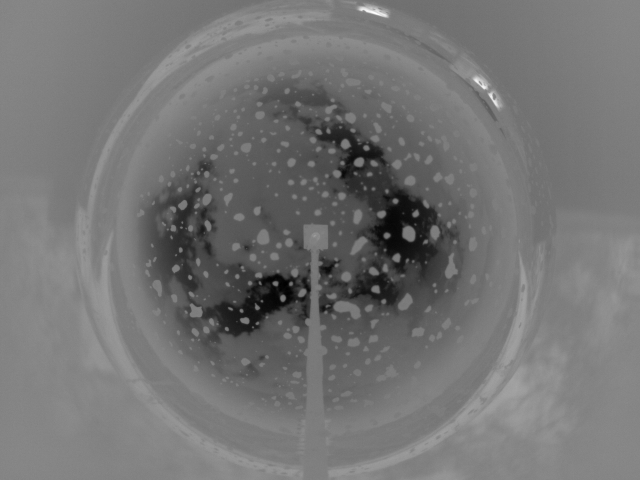
#> input picture JP2_files/20230807/20230807000000.jp2, 640 x 480 px, given in place of 20230807152030.jp2, which was not available; the run also reads 2 pictures not shown here
$ jupyter execute --allow-errors Final_document.ipynb   (text cells are left out)
#> lines starting #> are read from the running program, lines starting #| are printed output that depends on the picture; after the words box and inside, x2 and y2 are one past the last pixel; in counts of white or black regions, pixels touching at a corner belong together; pictures that were not available may be replaced by others from this repository, and a replacement may not be noted
[cell 1]
import imageio.v2 as imageio
from PIL import Image
# import cv2
import numpy as np
import matplotlib.pyplot as plt
from skimage.filters import gaussian, threshold_otsu, threshold_yen, threshold_niblack
from skimage.measure import label, regionprops, centroid
# from skimage import measure, color
import pvlib
import copy
import pandas as pd
import blend_modes
import warnings
import os
import json
# from datetime import datetime
warnings.simplefilter(action='ignore', category=FutureWarning)

# path to jp2 image
filepath = 'JP2_files/20230807/20230807152030.jp2'

# Read the JP2 image
image = imageio.imread(filepath)
#> image is the input picture: shape (480, 640) uint16; min 21385, max 23590, mean 22392.2
print(image.dtype)
#| uint16
# Showing image in default range
plt.imshow(image.astype(int), cmap="gray", vmin=(-2**16)/2-1, vmax=(2**16)/2-1)
plt.xlabel('X values')
plt.ylabel('Y values')
plt.colorbar(fraction=0.0345).set_label('Brightness', labelpad=-40, y=1.06, rotation=0)
plt.title("Raw .JP2 Image")

[cell 2]
print(np.min(image))
#| 21385
print(np.max(image))
#| 23590
plt.imshow(image.astype(int), cmap="jet")
plt.title("Normalized and color mapped")
plt.xlabel('X values')
plt.ylabel('Y values')
plt.colorbar(fraction=0.0345).set_label('Brightness', labelpad=-40, y=1.06, rotation=0)

[cell 3]
# Image gets converted to int32
int_img = image.astype(int)
print(int_img.dtype)
#| int64

[cell 4]
YY = filepath[-18:-14]
MM = filepath[-14:-12]
DD = filepath[-12:-10]
day = YY+'-'+MM+'-'+DD

st = filepath[-10:-4]
hh = str(int(st[0:2])-5)
if len(hh) == 1:
    hh = '0'+hh
mm = st[2:4]
ss = st[4:6]
timer = hh + ':'+ mm + ':' + ss

date = day + ' ' + timer + '-05:00'

print(date)

[cell 5]
import pvlib
import pandas as pd
def solar_pos(filepath):
    tz = 'America/Bogota'
    lat, lon = 9.789103, -73.722451 # 9.789103, -73.722451 Esta es las coordenas
    altitude = 50
    #Ubicación Geográfica
    location = pvlib.location.Location(lat, lon, tz, altitude)
    times = pd.date_range('2023-01-01 00:00:00', '2024-12-31', inclusive='left',
                          freq='H', tz=tz)
    solpos = pvlib.solarposition.get_solarposition(times, lat, lon)
    # remove nighttime
    solpos = solpos.loc[solpos['apparent_elevation'] > 0, :]
    # draw hour labels
    for hour in np.unique(solpos.index.hour):
        # choose label position by the smallest radius for each hour
        subset = solpos.loc[solpos.index.hour == hour, :]
        r = subset.apparent_zenith
        pos = solpos.loc[r.idxmin(), :]
        # ax.text(np.radians(pos['azimuth']), pos['apparent_zenith'], str(hour))
    YY = filepath[-18:-14]
    MM = filepath[-14:-12]
    DD = filepath[-12:-10]
    day = YY+'-'+MM+'-'+DD
    # draw individual days
    for date in pd.to_datetime([day]):
        times = pd.date_range(date, date+pd.Timedelta('24h'), freq='30s', tz=tz)
        solpos = pvlib.solarposition.get_solarposition(times, lat, lon)
        # solpos = solpos.loc[solpos['apparent_elevation'] > 0, :]
        label = date.strftime('%Y-%m-%d')
        azimuth_radians = np.radians(solpos.azimuth)

    # Convert polar coordinates to Cartesian coordinates
    x_direct = solpos.apparent_zenith * np.sin(azimuth_radians)
    y_direct = solpos.apparent_zenith * np.cos(azimuth_radians)
    # Scale and translate to fit points
    x = -(x_direct)*2.6+312
    y =  y_direct*2.23 + 236
    # Rotate about center 3.5 degrees
    x_c = 314; y_c = 235; j_rot = np.deg2rad(3.3)
    x_rot = (x - x_c)* np.cos(j_rot)- (y-y_c)*np.sin(j_rot) + x_c
    y_rot = (x - x_c)* np.sin(j_rot)+ (y-y_c)*np.cos(j_rot) + y_c
    #
    x_final = x_rot + 5
    y_final = y_rot + 5

    return x_final, y_final, day

# gets the time from the filepath following the convention '~/YYYYMMDDhhmmss.png'
# [31 lines left out: functions get_time, get_solar_coords, solar_xy, not called in this run]

# Load image
solar_img = Image.open('solar_pos.png')
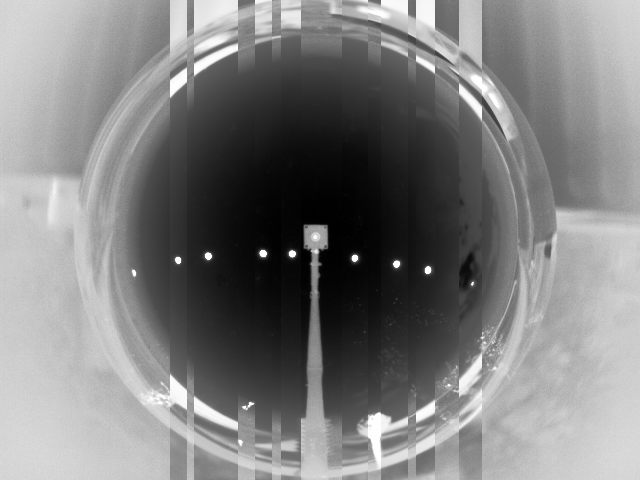
#> input picture solar_pos.png, 640 x 480 px
#> solar_img is the input picture: PIL image 640x480 I;16; min 0, max 65533, mean 32664
solar_img = np.asarray(solar_img)


calibration_images = [20230808112930, 20230808131100, 20230808140700, 20230808153730, 20230808162300,
                      20230808175830, 20230808190630, 20230808200130, 20230808213400]

x_m = np.array([])
y_m = np.array([])
#> (the rest of this cell did not finish here and is left out)

[cell 6]
# Load image

filepath = 'JP2_files/20230807/20230807121300.jp2'

non_eq = imageio.imread(filepath)
image = non_eq
gauss = gaussian(image, sigma=20)*2**16-1
image[image>np.max(gauss)]=np.max(gauss)
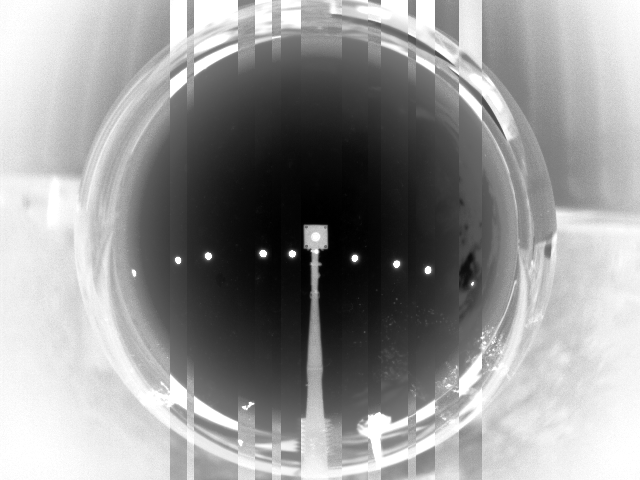
#> image: shape (480, 640) uint16; 4.03% of pixels changed, all inside (x1, y1, x2, y2) = (0, 0, 640, 480); drawn with min black and max white

def white_circle(slicee):
    shape = (480,640); center = (235, 314); radius = cutoff_radius
    y, x = np.ogrid[:shape[0], :shape[1]]
    circle = (x - center[1]) ** 2 + (y - center[0]) ** 2 <= radius ** 2
    circle_image = circle * slicee
    return circle_image
# # camera mask is multiplied to the image to make it the darkest part of it by -1
camara = Image.open('camera.png')
camara = np.asarray(camara)
# Only the alpha channel is needed, and is divided by 255 to get the number in the range [0,1]
slicee = camara[:,:,3]/255
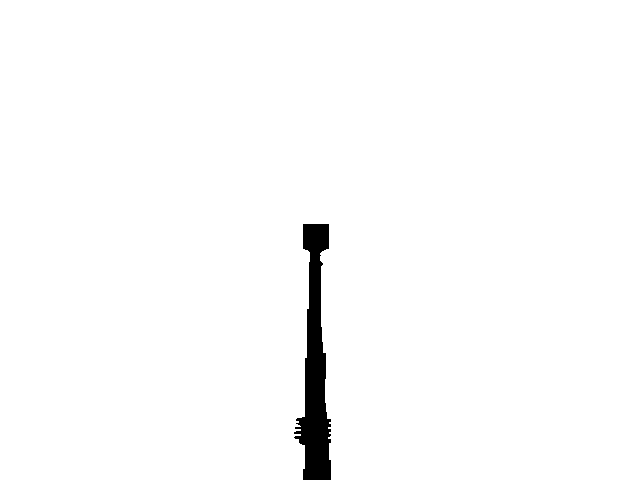
#> slicee: shape (480, 640) float64; values 0 (black) and 1 (white), 98.3% white; 1 black region, box (x1, y1, x2, y2) and area: (294, 224, 331, 480) 5134
cutoff_radius = 200
circle = white_circle(slicee).astype(int)
#> circle: shape (480, 640) int64; values 0 (black) and 1 (white), 39.6% white; 2 white regions (1 under 20 px), largest, box (x1, y1, x2, y2) and area: (114, 35, 515, 435) 121706
slicee = slicee.astype(bool)
mask_circ = circle > 0

plt.figure(figsize=(12,8))
plt.subplot(2,2,2)
plt.imshow(image, cmap='jet')
plt.colorbar(fraction=0.0345).set_label('Brightness', labelpad=-40, y=1.06, rotation=0)
plt.title('Original Image')

plt.subplot(2,2,3)
plt.imshow(mask_circ)
plt.colorbar(fraction=0.0345).set_label('Value', labelpad=-30, y=1.06, rotation=0)
plt.title('Camera and Circle Mask')

plt.subplot(2,2,4)
circle_only = mask_circ*image
plt.imshow(circle_only, vmin=19000, cmap='jet')
ratio = circle_only.shape[0]/circle_only.shape[1]
plt.colorbar(fraction=0.0345).set_label('Brightness', labelpad=-40, y=1.06, rotation=0)
plt.title('Masked Image')
plt.tight_layout

plt.subplot(2,2,1)
plt.imshow(non_eq)
plt.colorbar(fraction=0.0345).set_label('Value', labelpad=-30, y=1.06, rotation=0)
plt.title('Camera and Circle Mask')

[cell 7]
filepath = 'JP2_files/20230807/20230807121300.jp2'
image = imageio.imread(filepath)
gauss = gaussian(image, sigma=20)*2**16-1
image[image>np.max(gauss)]=np.max(gauss)
def white_circle(slicee):
    shape = (480,640); center = (235, 314); radius = cutoff_radius
    y, x = np.ogrid[:shape[0], :shape[1]]
    circle = (x - center[1]) ** 2 + (y - center[0]) ** 2 <= radius ** 2
    circle_image = circle * slicee
    return circle_image
# # camera mask is multiplied to the image to make it the darkest part of it by -1
camara = Image.open('camera.png')
camara = np.asarray(camara)
# Only the alpha channel is needed, and is divided by 255 to get the number in the range [0,1]
slicee = camara[:,:,3]/255
cutoff_radius = 200
circle = white_circle(slicee).astype(int)
slicee = slicee.astype(bool)
mask_circ = circle > 0


plt.figure(figsize=(14,8))
plt.subplot(1,2,1)
plt.imshow(image, cmap='jet')
plt.colorbar(fraction=0.0345).set_label('Brightness', labelpad=-40, y=1.06, rotation=0)
plt.title('Original Image with birds')


plt.subplot(1,2,2)
circle_only = mask_circ*image
plt.imshow(circle_only, vmin=19000, cmap='jet')
ratio = circle_only.shape[0]/circle_only.shape[1]
plt.colorbar(fraction=0.0345).set_label('Brightness', labelpad=-40, y=1.06, rotation=0)
plt.title('Image without stick and outside area')
plt.tight_layout
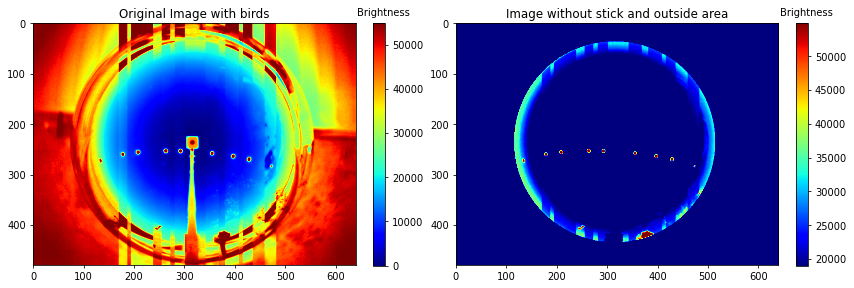
#> figure drawn by matplotlib, 4 panels

[cell 8]
## bird removal
inv_mask = slicee == 0
region_values = image[inv_mask]
#> region_values = 5134 values, max 54987 at index 245, min 1414 at index 25, mean 35773
mean_value = np.mean(region_values)
#> mean_value = 35773
# print(mean_value)
# Parameters for the rectangle
image_size = image.shape
width = 90; height = 250
top_left = (314-width/2, 200)
bottom_right = (top_left[0] + width, top_left[1] + height)
y, x = np.ogrid[:image_size[0], :image_size[1]]
rectangle = (x >= top_left[0]) & (x <= bottom_right[0]) & (y >= top_left[1]) & (y <= bottom_right[1])
rectangle_image = np.zeros(image_size)
rectangle_image[rectangle] = 1
rectangle_data = rectangle_image*image
strip = rectangle_data[200:450,269:360]

plt.figure(figsize=(18,4))
plt.subplot(1,6,1)
plt.imshow(rectangle_image)
plt.title('Rectangle Mask')

plt.subplot(1,6,2)
plt.imshow(strip)
plt.title('Mask Strip')
plt.colorbar(fraction=0.153).set_label('Brightness', labelpad=-25, y=-0.01, rotation=0)

dumb_seg = strip < 20500
#> dumb_seg: shape (250, 91) bool; 73.6% white; 4 black regions (1 under 20 px), largest, box (x1, y1, x2, y2) and area: (0, 25, 91, 250) 5896, (19, 50, 27, 58) 52, (82, 54, 90, 62) 48
plt.subplot(1,6,3)
plt.imshow(~dumb_seg*strip)
plt.title('Global Brightness<20500',fontsize = 11)

dumb_seg = strip < 20750
#> dumb_seg: shape (250, 91) bool; 73.9% white; 3 black regions, box (x1, y1, x2, y2) and area: (0, 25, 91, 250) 5840, (19, 50, 27, 58) 52, (82, 54, 90, 62) 47
plt.subplot(1,6,4)
plt.imshow(~dumb_seg*strip)
plt.title('Global Brightness<20750',fontsize = 11)

window_size=11
thresh  = threshold_niblack(strip, window_size=window_size, k=-0.4)
binary = strip > thresh
#> binary: shape (250, 91) bool; 23.5% white; 449 white regions (413 under 20 px), largest, box (x1, y1, x2, y2) and area: (38, 49, 58, 233) 1520, (20, 64, 33, 146) 277, (35, 25, 59, 49) 249
plt.subplot(1,6,5)
plt.imshow(binary)
plt.title('Local Window=11',fontsize = 11)

window_size=53
thresh  = threshold_niblack(strip, window_size=window_size, k=-0.6)
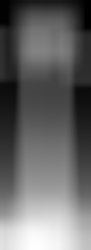
#> thresh: shape (250, 91) float64; min 832.8, max 45947.3, mean 19249.9; drawn with min black and max white
binary = strip > thresh
#> binary: shape (250, 91) bool; 17.5% white; 40 white regions (32 under 20 px), largest, box (x1, y1, x2, y2) and area: (32, 25, 60, 250) 3293, (0, 241, 28, 250) 198, (84, 0, 91, 26) 137
plt.subplot(1,6,6)
plt.imshow(binary)
plt.title('Local Window=53',fontsize = 11)
plt.tight_layout
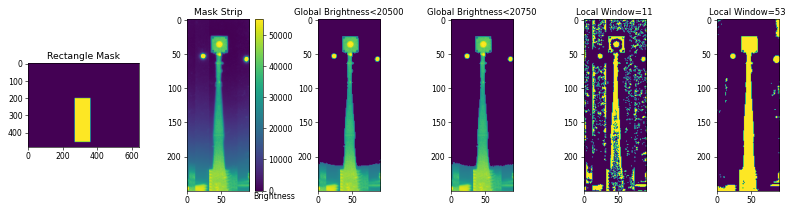
#> figure drawn by matplotlib, 7 panels

[cell 9]
average_brightness_list = []
average_std_list = []
for y in range(height):
    row_pixels = strip[y, :]
    average_brightness = np.mean(row_pixels)
    average_brightness_list.append(average_brightness)
    average_std = np.std(row_pixels)
    average_std_list.append(average_std)
#> this loop made 250 passes
#> (average_brightness, average_std) on passes 1 to 3: (860.8, 373.1), (856.7, 385.4), (829.8, 426.5)
#> after the loop, average_brightness_list = 250 values, max 42087.2 at index 243, min 628.2 at index 19, mean 13728.3; average_std_list = 250 values, max 19780.6 at index 36, min 373.1 at index 0, mean 8835.5

for y in range(height):
    strip[y, :] -= average_brightness_list[y] + average_std_list[y]*0.05
    strip[y, :] = np.clip(strip[y, :], 0, None)
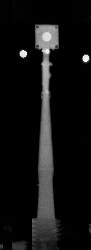
#> strip: shape (250, 91) float64; min 0, max 47461.1, mean 3167.1; drawn with min black and max white

def remove_small(slc, c=0.0001, remove_big = False):
    new_slc = slc.copy()
    max_area = slc.shape[0]*slc.shape[1]
    labels = label(slc,connectivity=1,background=0)
    rps = regionprops(labels)
    areas = np.array([r.area for r in rps])
    if remove_big:
        idxs = np.where(areas/(max_area) > c)[0]
    else:
        idxs = np.where(areas/(max_area) < c)[0]
    for i in idxs:
        new_slc[tuple(rps[i].coords.T)] = 0
    return new_slc

thresh  = threshold_yen(strip)
#> thresh = 1019.7
binary = strip > thresh
#> binary: shape (250, 91) bool; 18.2% white; 18 white regions (11 under 20 px)
big_mask = remove_small(binary, c=0.005)
#> in remove_small, `labels = label(slc,connectivity=1,background=0)`:
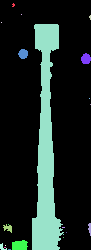
#> labels: shape (250, 91) int32; 22 distinct labels, from 0 to 21; one colour per label, 0 black
#> in remove_small, `rps = regionprops(labels)`: rps = 21 regions; largest, box (x1, y1, x2, y2) and area: (32, 24, 64, 250) 3704, (12, 240, 28, 250) 137, (81, 53, 91, 64) 85, (18, 49, 28, 59) 77, (3, 224, 12, 233) 46
#> in remove_small, `areas = np.array([r.area for r in rps])`: areas = 21 values, max 3704 at index 4, min 1 at index 1, mean 196.8
#> in remove_small, `idxs = np.where(areas/(max_area) < c)[0]`: idxs = 19 values from 0 to 20
#> the loop in remove_small, `for i in idxs:` made 19 passes
#> after the loop in remove_small, `for i in idxs:`:
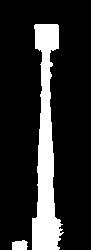
#> new_slc: shape (250, 91) bool; 16.9% white; 2 white regions, box (x1, y1, x2, y2) and area: (32, 24, 64, 250) 3704, (12, 240, 28, 250) 137
bird_mask = rectangle_data*0
#> bird_mask: shape (480, 640) float64; every value is 0
bird_mask[200:450,269:360] = big_mask
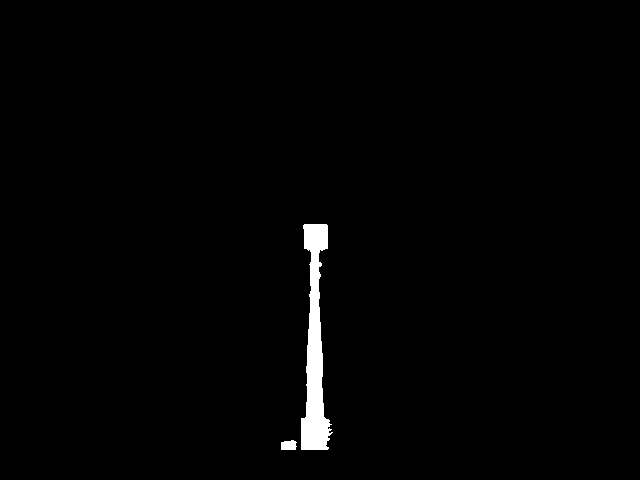
#> bird_mask: shape (480, 640) float64; values 0 (black) and 1 (white), 1.3% white; 2 white regions, box (x1, y1, x2, y2) and area: (301, 224, 333, 450) 3704, (281, 440, 297, 450) 137

plt.figure(figsize=(12,4))
plt.subplot(1,4,1)
plt.plot(range(1, 250 + 1), average_brightness_list, marker='o', linestyle='-', color='b', label='Average')
plt.grid('on')
plt.xlabel('Ring radius [pixels]')
plt.ylabel('Brightness')
plt.legend()
plt.title('Average Brightness per Line')

im = rectangle_image*image
plt.subplot(1,4,2)
plt.imshow(im[200:450,269:360])
plt.title('Original Image')
plt.colorbar(fraction=0.153).set_label('Brightness', labelpad=-25, y=-0.01, rotation=0)

plt.subplot(1,4,3)
plt.imshow(strip)
plt.title('Brightness Adjusted')
plt.colorbar(fraction=0.153).set_label('Brightness', labelpad=-25, y=-0.01, rotation=0)


plt.subplot(1,4,4)
plt.imshow(big_mask)
plt.title('Bird Mask')
#> (the rest of the program and of its run is left out)
